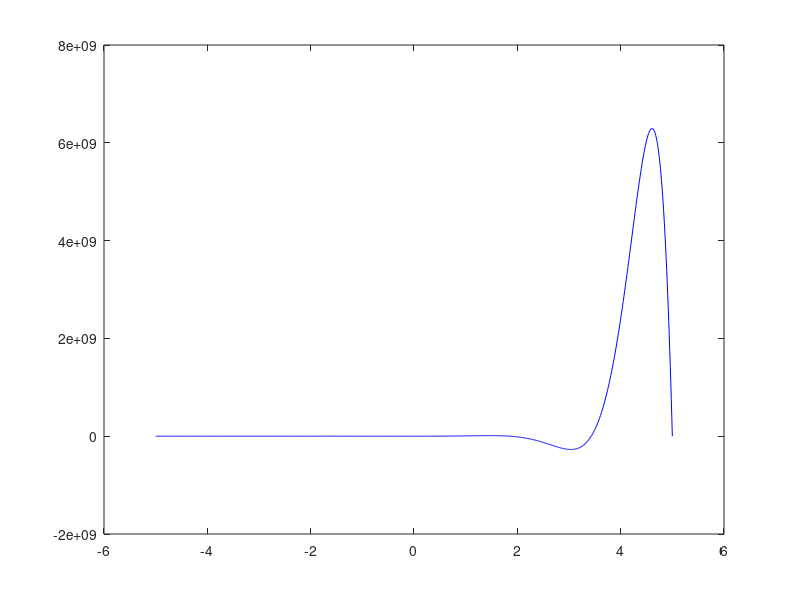

The MATLAB source for this figure:
clc;clear all;close all;
Xmin = -5;
Xmax = 5;
n = 1000;
dx = (Xmax - Xmin) / (n - 1);
% x = zeros(1, n);
for i = 1:n
    x(i) = Xmin + (i - 1) * dx;
end

A = zeros(n, n);
G = zeros(n, 1);
F = zeros(n, 1);

A(1, 1) = -1;
A(1, 2) = 1;
G(1,1) = 40 * dx;

A(n, n) = 1;
G(n,1) = 80;

a = (1 / dx^2) + (2 / dx);
b = 8 -(2 / dx^2);
c = (1 / dx^2) - (2 / dx);

for i = 2: n - 1
    A(i, i - 1) = a;
    A(i, i) = b;
    A(i, i + 1) = c;
    G(i,1) = exp(2 * x(i));
end

F = A \ G;

plot(x, F, 'b-');
